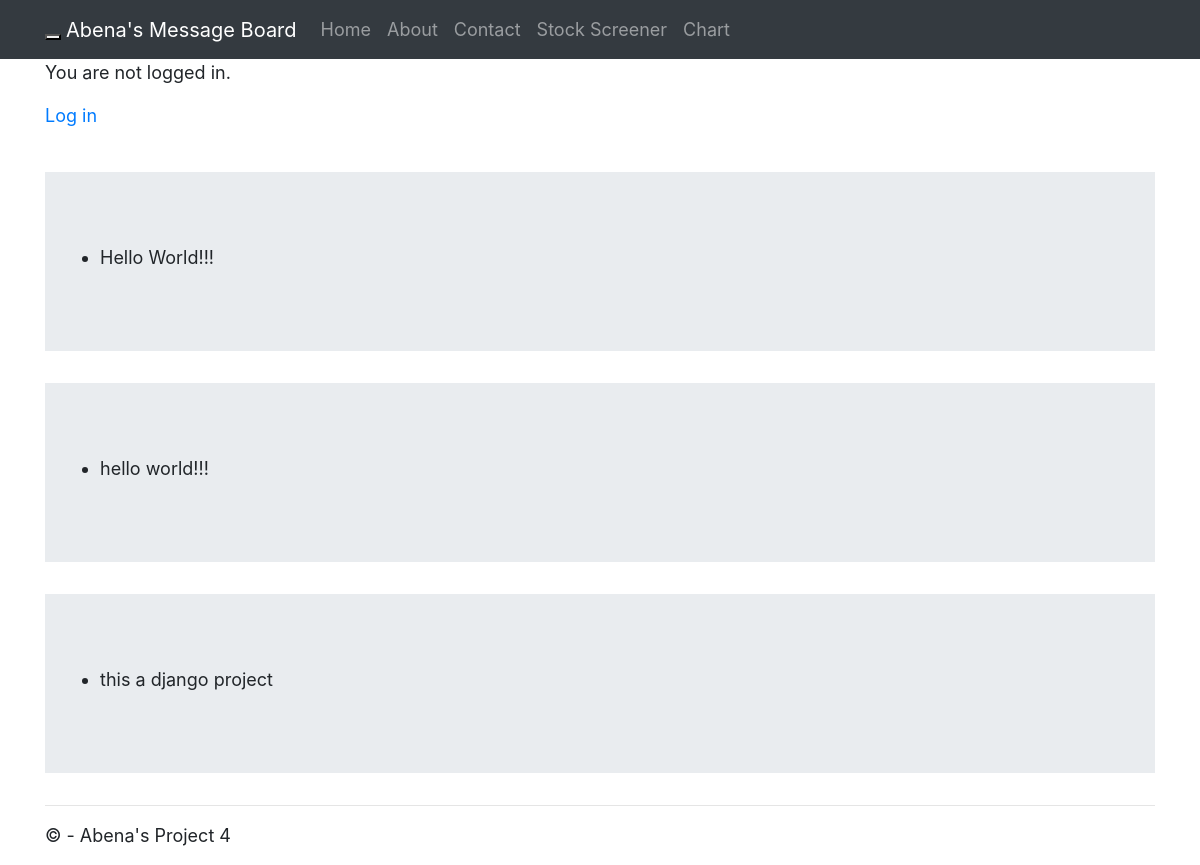
The app's page /, older data.
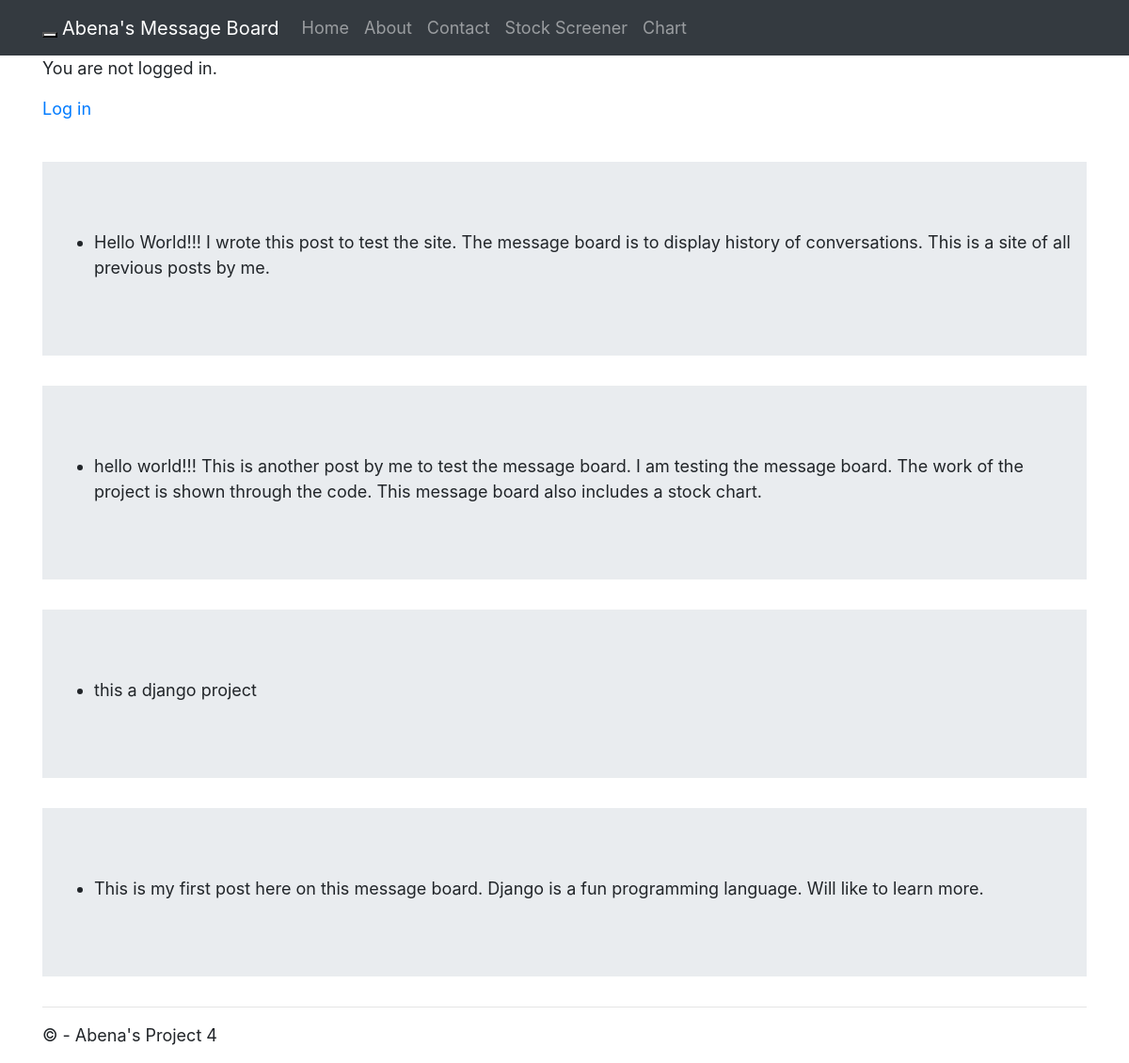
The same page, newer data.
### posts/models.py (models this page shows, shortened)
class Post(models.Model):
    text = models.TextField()

### posts/views.py (the view)
# urls.py: path('', HomePageView.as_view(), name='home'),
class HomePageView(ListView):
    model = Post
    template_name = 'home.html'

### templates/home.html (shortened to what this page needs)
{% extends 'base.html' %}
{% block content %}
 <p>&nbsp;</p>
  {% for post in object_list %}
<div class="jumbotron jumbotron-fluid">
  <div class="container">
    <div class="post_entry">
      <ul><li>{{ post.text }}</li></ul>
    </div>
  </div>
</div>
{% endfor %}
{% endblock content %}

### templates/base.html (shortened to what this page needs)
<html>
    <head>
        {% load static %}
        <link rel="stylesheet" type="text/css" href="{% static 'css/bootstrap.min.css' %}" />
        <link href="{% static 'css/base.css' %}" rel="stylesheet">
    </head>
<body>
       <div class="navbar navbar-expand-sm bg-dark navbar-dark">
       <div class="container">
           <div class="navbar-header">
                <button type="button" class="navbar-toggle" data-toggle="collapse" data-target=".navbar-collapse">
                </button>
                <a href="/" class="navbar-brand">Abena's Message Board</a>
            </div>
           <div class="navbar-collapse collapse">
                <ul class="navbar-nav">
                    <li class="nav-item"><a class="nav-link" href="{% url 'home' %}">Home</a></li>
                    <li class="nav-item"><a class="nav-link" href="{% url 'about' %}">About</a></li>
                    <li class="nav-item"><a class="nav-link" href="{% url 'contact' %}">Contact</a></li>
                    <li class="nav-item"><a class="nav-link" href="{% url 'stock_screener' %}">Stock Screener</a></li>
                    <li class="nav-item"><a class="nav-link" href="{% url 'chart' %}">Chart</a></li>
                </ul>
            </div>
       </div>
    </div>
    <div class="container body-content">
        {% if user.is_authenticated %}
        <p>Hi {{ user.username }}!</p>
        <p><a href="{% url 'logout' %}">Log out</a></p>
        {% else %}
        <p> You are not logged in.</p>
        <a href="{% url 'login' %}">Log in</a>
        {% endif %}
        {% block content %}
        {% endblock %}
        <hr/>
        <footer>
            <p>&copy; {{ year }} - Abena's Project 4</p>
        </footer>
    </div>
</body>
</html>

### static/css/base.css (style rules this page uses)
body { font family: 'Source Sans Pro', sans-serif; font-size: 18px; }

Row changes from the older to the newer data that the page shows:
changed Post: text "Hello World!!!" → "Hello World!!! I wrote this post to test the site. The message board is to display history of conversations. This is a site of all previous posts by me."
changed Post: text "hello world!!!" → "hello world!!! This is another post by me to test the message board. I am testing the message board. The work of the project is shown through the code. This message board also includes a stock chart."
added Post: text "This is my first post here on this message board. Django is a fun programming language. Will like to learn more."
